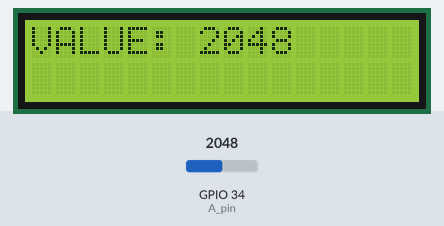
This sketch was run on a simulated ESP32. On the bench: 16×2 character LCD. The inputs (shaded band) are chosen by the test bench; at power-on: GPIO 34 (A_pin) = 2048.

Above: at 2.2 s.
2.3 s: GPIO 34 (A_pin) set to 2866
At 3.6 s:
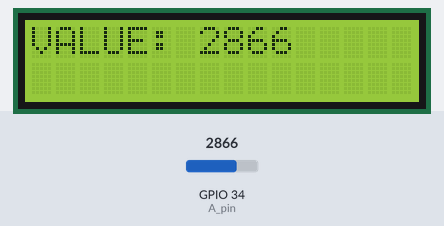
4.2 s: GPIO 34 (A_pin) set to 3603
At 5.5 s:
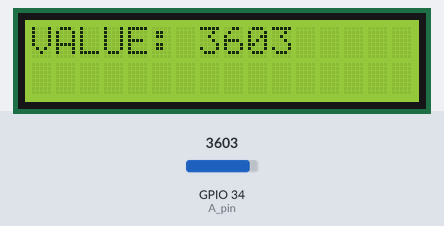
5.8 s: GPIO 34 (A_pin) set to 4095
At 6.8 s:
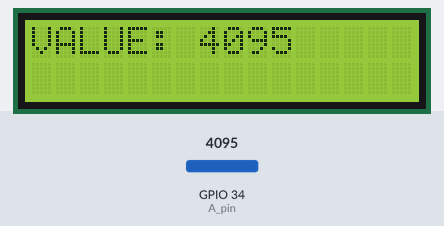
Timing chart, 0 to 8.8 s (numbered marks = the images above; inputs shaded):
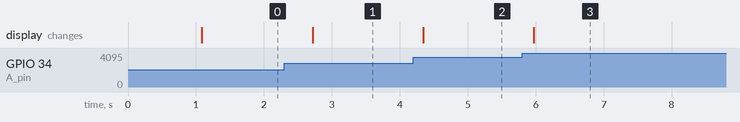

Measured:
- after the input at 2.3 s, the display: changes after 0.42 s (image 1)
- after the input at 4.2 s, the display: changes after 0.14 s (image 2)
- after the input at 5.8 s, the display: changes after 0.17 s (image 3)

The sketch:

main.ino
```cpp
#include <LiquidCrystal_I2C.h>
#include <Wire.h>

LiquidCrystal_I2C lcd(0x27, 16, 2);


#define A_pin 34

void setup() {
  // put your setup code here, to run once:

  Wire.begin(21, 22);
  Serial.begin(115200);

  lcd.init();
  lcd.backlight();


  pinMode(A_pin, INPUT);

  lcd.setCursor(0, 0);
  lcd.print("Water Level");
  delay(1000);


}

void loop() {
  // put your main code here, to run repeatedly:


  int  sensorValue = analogRead(A_pin);

  lcd.clear();


    lcd.setCursor(0, 0);
    lcd.print("VALUE: ");
    lcd.print(sensorValue);


 delay(800);

}
```
